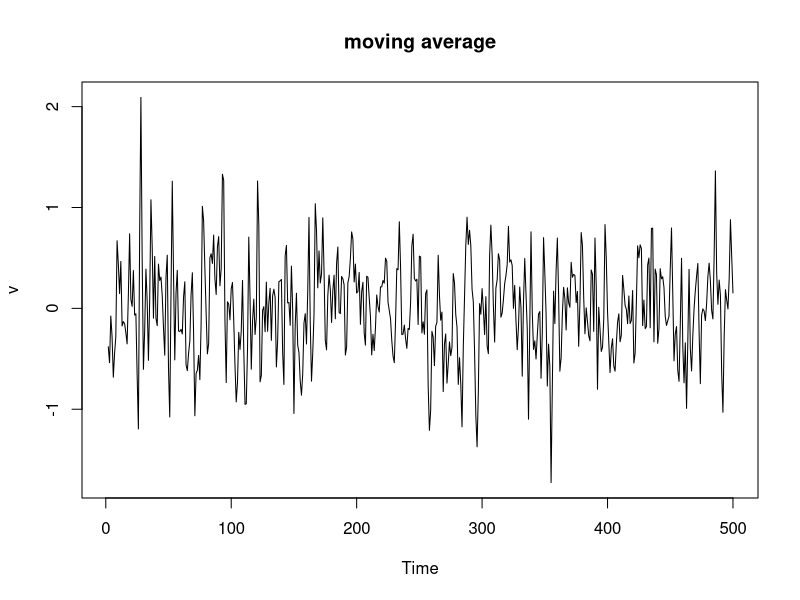

This figure's R source: (Note: this script raises an error after producing the figure.)
setwd('/Users/andrea/Documents/Programming/R/TimeSeries')

# Try the rules of thumb\


w = rnorm(500, 0, 1)  # 500 N(0, 1) varaites, gaussian white noise
# 1. Moving average
# v(t) = 1/3(w(t-1) + w(t))
v = filter(w, sides = 1, rep(1/3, 2), method = 'convolution')
# method == convolution, MA
# method == recursive, AR
# sides == 1, only past
plot.ts(v, main = 'moving average')
acf(v, type = 'correlation')

?acf

?arima

w <- arima.sim(n = 100, list(ar = c(0.8, -0.4), ma = c(-0.2279, 0.3, 0.1)),
               sd = 1)
plot(w)
acf(w)
pacf(w)
fit1 <- arima(w, c(2, 0, 0))
fit1
acf(fit1$residuals, ci.type = "white")   # cut off, exist ma
pacf(fit1$residuals)



fit2 <- arima(w, c(2, 0, 1))
fit2

fit3 <- arima(w, c(2, 0, 2))
fit3$residuals
acf(fit3$residuals)
pacf(fit3$residuals)

BIC(fit1, fit2, fit3)



require(graphics)
## Examples from Venables & Ripley
acf(lh)
acf(lh, type = "covariance")
pacf(lh)

acf(ldeaths)
acf(ldeaths, ci.type = "ma")
acf(ts.union(mdeaths, fdeaths))
ccf(mdeaths, fdeaths, ylab = "cross-correlation")
# (just the cross-correlations)

presidents # contains missing values
acf(presidents, na.action = na.pass)
pacf(presidents, na.action = na.pass)
# I can't really tell the difference...


